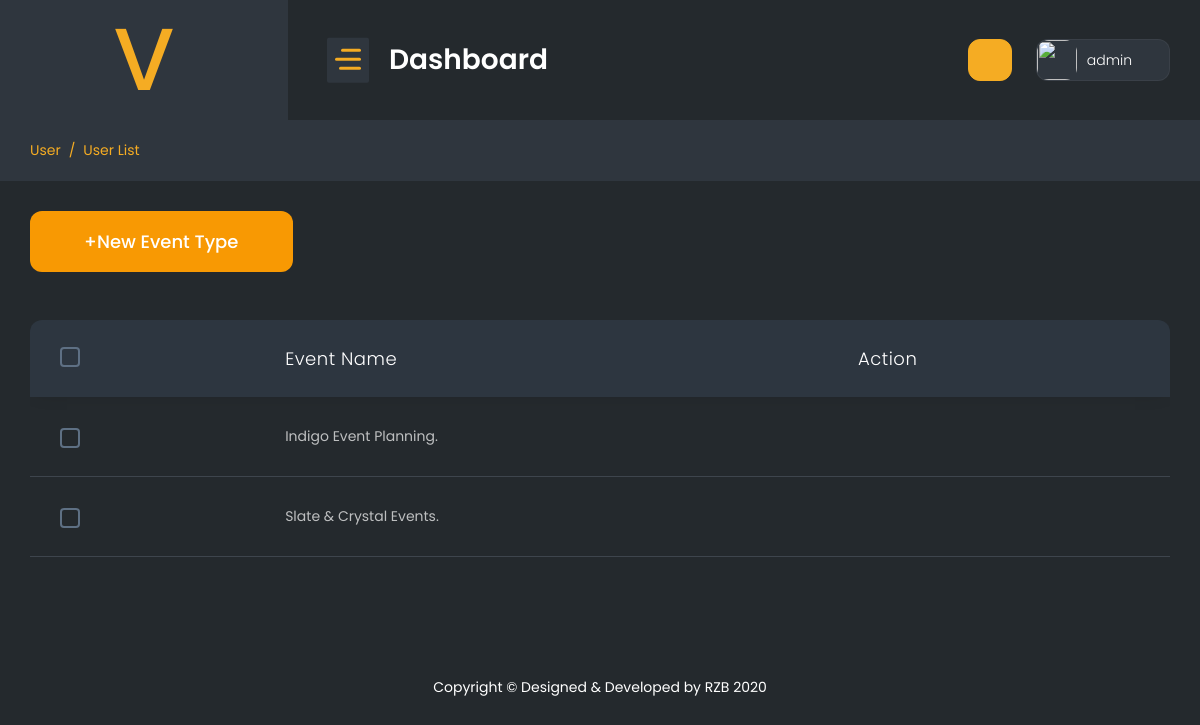
The page /superadmineventtype (signed in) on the database its author committed.
### webapp/models.py (models this page shows, shortened)
class Event_Type(models.Model):
    EventTypeId = models.AutoField(primary_key=True)
    EventType = models.CharField(max_length=255, default="")
    Super_AdminAccount_id=models.ForeignKey(Super_AdminAccount , on_delete=models.SET_NULL,blank=True,null=True)

### webapp/views.py (the view)
# urls.py: path('superadmineventtype',superadmineventtype.as_view(),name="superadmineventtype"),
class superadmineventtype(View):
    def get(self,request):
        if not request.session.has_key('adminid'):
            return redirect("/superadminlogin")
        try:
            data = Event_Type.objects.all()
            return render(request ,'superadmin/eventtype.html',{'data':data})
        except:
            return redirect('/superadmin')

### templates/superadmin/eventtype.html (shortened to what this page needs)
{% extends "superadmin/base.html" %}
{% block body %}
<div class="container-fluid">
    <div class="page-titles">
        <ol class="breadcrumb">
            <li class="breadcrumb-item active"><a href="javascript:void(0)">User</a></li>
            <li class="breadcrumb-item"><a href="javascript:void(0)">User List</a></li>
        </ol>
    </div>
    <div class="row mb-5 align-items-center">
        <div class="col-lg-3 mb-4 mb-lg-0 ">
            <a href="{% url 'superadminaddeventtype' %}" class="btn btn-primary light  btn-lg btn-block rounded  ">+New
                Event Type</a>
        </div>
    </div>
    <div class="row">
        <div class="col-lg-12">
            <div class="table-responsive">
                <table id="example-5" class="table display mb-4  fs-14">
                    <thead>
                        <tr>
                            <th>
                                <div class="checkbox mr-0 align-self-center">
                                    <div class="custom-control custom-checkbox ">
                                    </div>
                                </div>
                            </th>
                            <th>Event Name</th>
                            <th>Action</th>
                        </tr>
                    </thead>
                    <tbody>
                        {% for d in data %}
                        <tr>
                            <td>
                                <div class="checkbox mr-0 align-self-center">
                                    <div class="custom-control custom-checkbox ">
                                    </div>
                                </div>
                            </td>
                            <td>{{d.EventType}}</td>
                            <td>
                                <div class="d-flex">
                                    <a data-toggle="modal" data-target="#exampleModalLong">
                                        <i onclick="editeventtype('{{d.EventTypeId}}','{{d.EventType}}')" class="fa fa-pencil fa-2x" aria-hidden="true"></i>
                                    </a>
                                    <a  class="ml-4">
                                        <i class="fa fa-trash fa-2x" onclick="deleteevent('{{d.EventTypeId}}')" aria-hidden="true"></i>
                                    </a>
                                </div>
                            </td>
                        </tr>
                        {% endfor %}
                    </tbody>
                </table>
            </div>
        </div>
    </div>
</div>
{% endblock body %}

### rows shown on the page
Event_Type: EventType "Indigo Event Planning."
Event_Type: EventType "Slate & Crystal Events."

### other values the page prints
{{ request.session.adminname }} "admin"
